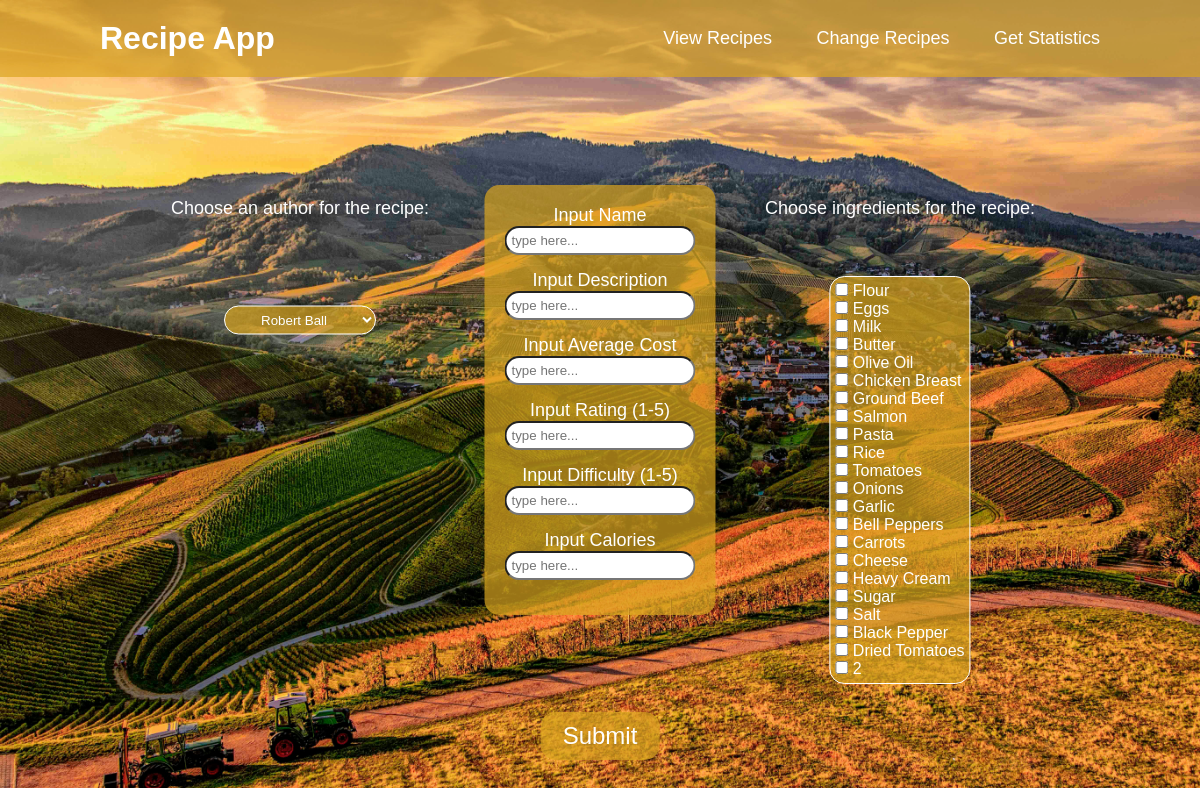
Screenshot of /add_recipe with the database file from the repository.
### tables this page shows
CREATE TABLE "Ingredients" (
	"I_ID"	INTEGER,
	"Ingredient_Name"	TEXT NOT NULL,
	"Ingredient_Description"	TEXT,
	"Ingredient_Avg_Cost"	REAL,
	"Ingredient_Shelf_Life"	INTEGER,
	PRIMARY KEY("I_ID")
);

### app.py (the view)
@app.route("/add_recipe")
def add_recipe():
    cols = ["Name", "Description", "Average Cost", "Rating (1-5)", "Difficulty (1-5)", "Calories"]
    authors = get_authors()
    ingreds = get_ingredients()
    return render_template("add_recipe.html", cols=cols, authors=authors, ingreds=ingreds)

### gen_funcs.py (called while the page is built)
def get_authors() -> list:
    con = sqlite3.connect("recipe_app.db", isolation_level=None)
    cur = con.cursor()
    query = "SELECT A_ID, F_Name, L_Name FROM Authors"
    rows = cur.execute(query)
    authors = []
    for row in rows:
        authors.append([row[0], row[1], row[2]])
    con.close()
    return authors

def get_ingredients() -> list:
    con = sqlite3.connect("recipe_app.db", isolation_level=None)
    cur = con.cursor()
    query = "SELECT I_ID, Ingredient_Name FROM Ingredients"
    rows = cur.execute(query)
    ingreds = []
    for row in rows:
        ingreds.append([row[0], row[1]])
    con.close()
    return ingreds

### templates/add_recipe.html (shortened to what this page needs)
{% extends 'base.html' %}
{% block content %}
<form method="POST" action="/add_rec_submission">
  <div class="input-container">
    <ul style="list-style-type: none; padding: 0">
      <li>
        {% for col in cols %}
        <p>Input {{ col }}</p>
        <input type="text" name="{{ col }}" placeholder="type here..." />
        {% endfor %}
      </li>
    </ul>
  </div>
  <label class="dropdown-label-author">Choose an author for the recipe: </label>
  <select class="dropdown-author" name="author">
    {% for author in authors %}
    <option value="{{ author[0] }}">{{ author[1] }} {{ author[2] }}</option>
    {% endfor %}
  </select>
  <label class="checkbox-label-ingred"
    >Choose ingredients for the recipe:</label
  >
  <div class="checkbox-ingred">
    {% for ingred in ingreds %}
    <div>
      <input type="checkbox" name="ingreds" value="{{ ingred[0] }}" />
      <label>{{ ingred[1] }}</label>
    </div>
    {% endfor %}
  </div>
  <div class="submit-button" height="80%">
    <button type="submit" size="10">Submit</button>
  </div>
</form>
{% endblock %}

### templates/base.html (shortened to what this page needs)
<!DOCTYPE html>
<html lang="en">
  <head>
    <link rel="stylesheet" href="../static/style.css" />
  </head>
  <body>
    <header class="header">
      <a class="title" href="/">Recipe App</a>
      <nav class="navbar">
        <a href="recipes">View Recipes</a>
        <a href="recipes_edit">Change Recipes</a>
        <a href="stats">Get Statistics</a>
      </nav>
    </header>
    <main>
      {% block content %} {% endblock %}
    </main>
  </body>
</html>

### static/style.css (style rules this page uses)
* { margin: 0; padding: 0; box-sizing: border-box; font-family: "Franklin Gothic Medium", "Arial Narrow", Arial, sans-serif; }
body { min-height: 100vh; background: url("background.png") no-repeat; background-size: cover; background-position: center; }
.header { position: fixed; top: 0; left: 0; width: 100%; padding: 20px 100px; background-color: rgba(218, 165, 32, 0.7); display: flex; justify-content: space-between; align-items: center; z-index: 100; }
.title { font-size: 32px; color: #fff; text-decoration: none; font-weight: 700; }
.navbar a { position: relative; font-size: 18px; color: #fff; font-weight: 500; text-decoration: none; margin-left: 40px; }
.input-container { position: absolute; top: 50%; left: 50%; transform: translate(-50%, -50%); text-align: center; background-color: rgba(218, 165, 32, 0.7); border-radius: 15px; padding: 20px; color: #fff; font-size: 18px; }
.input-container input { margin-bottom: 15px; background-color: #fff; border-radius: 15px; padding: 5px; }
.submit-button button { position: absolute; top: 92%; left: 50%; transform: translate(-50%, -50%); border: none; background-color: rgba(218, 165, 32, 0.7); color: #fff; padding: 10px 22px; text-decoration: none; font-size: 24px; display: inline-block; text-align: center; border-radius: 15px; margin-bottom: 10px; }
.checkbox-label-ingred { position: absolute; top: 26%; left: 75%; transform: translate(-50%, -50%); text-align: center; color: #fff; font-size: 18px; }
.checkbox-ingred { position: absolute; top: 60%; left: 75%; transform: translate(-50%, -50%); text-align: left; color: #fff; background-color: rgba(218, 165, 32, 0.7); border-radius: 15px; padding: 5px; border: 1px solid; border-color: #fff; }
.dropdown-label-author { position: absolute; top: 26%; left: 25%; transform: translate(-50%, -50%); text-align: center; color: #fff; font-size: 18px; }
.dropdown-author { position: absolute; top: 40%; left: 25%; transform: translate(-50%, -50%); text-align: center; color: #fff; background-color: rgba(218, 165, 32, 0.7); border-radius: 15px; padding: 5px; border-color: #fff; }

### rows the page displays
Ingredients: Ingredient_Name "Flour"
Ingredients: Ingredient_Name "Eggs"
Ingredients: Ingredient_Name "Milk"
Ingredients: Ingredient_Name "Butter"
Ingredients: Ingredient_Name "Olive Oil"
Ingredients: Ingredient_Name "Chicken Breast"
Ingredients: Ingredient_Name "Ground Beef"
Ingredients: Ingredient_Name "Salmon"
Ingredients: Ingredient_Name "Pasta"
Ingredients: Ingredient_Name "Rice"
Ingredients: Ingredient_Name "Tomatoes"
Ingredients: Ingredient_Name "Onions"
Ingredients: Ingredient_Name "Garlic"
Ingredients: Ingredient_Name "Bell Peppers"
Ingredients: Ingredient_Name "Carrots"
Ingredients: Ingredient_Name "Cheese"
Ingredients: Ingredient_Name "Heavy Cream"
Ingredients: Ingredient_Name "Sugar"
Ingredients: Ingredient_Name "Salt"
Ingredients: Ingredient_Name "Black Pepper"
Ingredients: Ingredient_Name "Dried Tomatoes"

### other values shown
{{ col }} "Name" "Description" "Average Cost" "Rating (1-5)" "Difficulty (1-5)" "Calories"
{{ ingred[1] }} "2"
form field author "Robert Ball"
